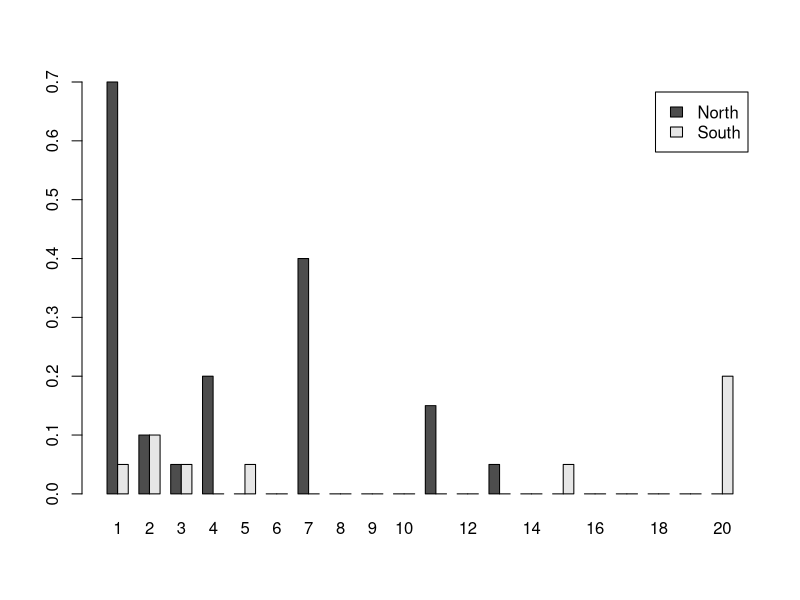

R code for this plot:
# Calculate Ne and SFS for North and South killer whale population
# load in data as a matrix (MUCH faster computation than dataframe, important for big genome data)

# YOU NEED TO CHANGE FILE PATH !
# Note: "cat()" esentially means "print" - so whenever this appears, we are printing a progress update to the terminal
cat("Loading data...","\n")
north <- as.matrix(read.csv("../Data/killer_whale_North.csv", header = FALSE, colClasses = "numeric"))
south <- as.matrix(read.csv("../Data/killer_whale_South.csv", header = FALSE, colClasses = "numeric"))

# check data - each row is a genome

####################
### ------------ ###
### Ne ESTIMATES ###
### ------------ ###
####################

# function to calculate tajima's theta estimate from a set on genomes, provided as a parameter called "genomes"
# theta = average num. pairwise differences = sum of pairwise differences / number of pairs 
tajimas <- function(genomes){
  
  # start pairwise_differences counter at 0
  pairwise_differences <- 0
  
  # n = number of genomes = number of rows of genomes matrix
  n <- dim(genomes)[1]
  
  cat("\t","Calculating pairwise differences for Tajima's estimator...","\n")
  
  # i : loop over the n genomes
  for (i in 1:n){
    # j : loop over every genome in the rows below i
    for (j in i:(n))
      # increase pairwise_differences by the number of differences between the i'th genome and j'th genome
      pairwise_differences <- pairwise_differences + sum(genomes[i,] != genomes[j,])
  }
  
  # return the number of pairwise_differences divided by the number of pairs, n(n-1)/2
  return (pairwise_differences / (n*(n-1)/2) )  
}

# function to calculate Watterson's theta estimate from a set on genomes, provided as a parameter called "genomes"
# theta = number of segregating sites / harmonic_series up to n-1
wattersons <- function(genomes){
  # total number of sites = number of columns of genomes matrix
  sites <- dim(genomes)[2]
  
  # n = number of genomes = number of rows of genomes matrix
  n <- dim(genomes)[1]
  
  # start pairwise_differences counter at 0
  segregating = 0
  
  cat("\t","Calculating segregating sites for Watterson's estimator...","\n\n")
  
  # loop over each of the sites ( = each column )
  for (i in 1:sites) {
    # if the length of the vector containing all unique values from the column is not 1, then the site is segregating 
    if(length(unique(genomes[,i])) != 1){
      # so we increase the segregating sites count by 1
      segregating <- segregating + 1
    }
  }
  
  # we also need to work out that denominator - this sum is called the "harmonic series"
  # start our sum at zero
  harmonic <- 0
  # add 1/k to the counter for each value of k up to n-1
  for ( k in 1:(n-1) ){
    harmonic <- harmonic + 1/k
  }
  
  # return the estimate!
  return (segregating / harmonic)
}



# check our functions work by checking the example from the lecture
cat("Running example data","\n")
example_df <- cbind(c(0,0,0,1,1), c(0,1,1,0,0), c(0,1,1,1,1))
example_tajima <- tajimas(example_df)
example_watterson <- wattersons(example_df)
cat("\n\t","Tajima's estimate:\t", example_tajima,"\n\n") # should equal 1.6
cat("\t","Watterson's estimate:\t",example_watterson,"\n\n") # should equal 1.44


# calculate the Tajima and Watterson estimate of theta for each population

cat("Calculating theta estimates for North population:","\n")
north_taj <- tajimas(north)
north_wat <- wattersons(north)

cat("Calculating theta estimates for South population:","\n")
south_taj <- tajimas(south)
south_wat <- wattersons(south)


# a function to convert from a theta estimate, mutation rate, and number of sites to an Ne estimate
theta_to_Ne <- function(theta, mu, sites){
  return (theta / (4*mu*sites))
}

# provided data
mu <- 1e-8
sites <- 50000

# calculate Ne estimates
north_taj_Ne <- theta_to_Ne(north_taj, mu, sites)
north_wat_Ne <- theta_to_Ne(north_wat, mu, sites)
south_taj_Ne <- theta_to_Ne(south_taj, mu, sites)
south_wat_Ne <- theta_to_Ne(south_wat, mu, sites)

# print Ne estimates

cat("North population  Ne by Tajima's estimator:\t", north_taj_Ne,"\n")
cat("North population  Ne by Watterson's estimator:\t", north_wat_Ne,"\n")
cat("South population  Ne by Tajima's estimator:\t", south_taj_Ne,"\n")
cat("South population  Ne by Watterson's estimator: ", south_wat_Ne,"\n\n")


#######################
### --------------- ###
### SFS CALCULATION ###
### --------------- ###
#######################

# function to calculate the Site Frequeny Spectrum of a set of genomes
# we need to count how often each possible allele frequency occurs
# first we will calculate the frequency of the derived allele at each of the 50000 sites
calc_SFS <- function(genomes){
  
  # number of sites = number of columns
  sites <- dim(genomes)[2]
  
  # number of genomes = number of rows
  n <- dim(genomes)[1]
  
  # start the frequencies vector as a vector with only NA values, and length equal to te number of frequencies we will have
  # this is done for computational efficiency
  frequencies <- rep(NA, sites)
  
  # for each site...
  cat("\t","Counting allele frequencies","\n")
  for (i in 1:sites){
    # make the corresponding position in the frequencies vector equal to the derived frequency at the site
    frequencies[i] <- (sum(genomes[,i]))
  }
  
  # now lets turn this into an SFS, = frequency of frequencies 
  
  # start with empty sfs vector
  sfs <- c()
  
  # table(vector) gives the frequency of values in the vector
  tbl <- table(frequencies)
  
  cat("\t","Counting allele frequency frequencies","\n\n")
  
  # for each frequency in the range of possible frequencies (0 = all ancestral, n = all derived)
  for (f in 0:n){
    # make the f +1 'th position in sfs equal to the number of occurances of that frequency
    sfs[f+1] <- sum(tbl[names(tbl)==f]) / n
    
  }
  # return the SFS excluding the count for sites where all alleles are ancestral (the first entry)
  return(sfs[-1])
}

# calculate the sfs for each dataset
cat("Calculating SFS for North population:","\n")
N_sfs <- calc_SFS(north)

cat("Calculating SFS for North population:","\n")
S_sfs <- calc_SFS(south)


# make barplot of the SFSs side by side - stolen from the example_03.R script
barplot(t(cbind(N_sfs, S_sfs)), beside=T, names.arg=seq(1,nrow(south),1), legend=c("North", "South"))
